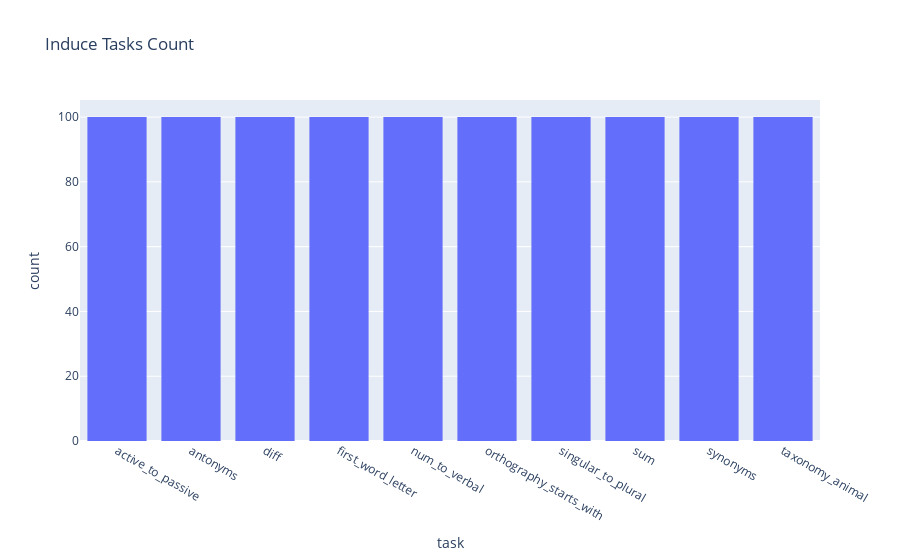

Write notebook code for a chart like this one.
### Code cell
fig = px.histogram(test, x="task", title="Induce Tasks Count")
fig.show()

### Figure 1 — Plotly figure (JSON) as saved in the notebook; plotly's stock layout.template omitted (floating-point values rounded to 4 significant figures; data arrays with more than 128 entries replaced by an {"elided": "..."} marker saying what was removed)
{"data": [{"alignmentgroup": "True", "bingroup": "x", "hovertemplate": "task=%{x}<br>count=%{y}<extra></extra>", "legendgroup": "", "marker": {"color": "#636efa", "pattern": {"shape": ""}}, "name": "", "offsetgroup": "", "orientation": "v", "showlegend": false, "type": "histogram", "x": {"elided": "1000 str values"}, "xaxis": "x", "yaxis": "y"}], "layout": {"barmode": "relative", "legend": {"tracegroupgap": 0}, "title": {"text": "Induce Tasks Count"}, "xaxis": {"anchor": "y", "domain": [0, 1], "title": {"text": "task"}}, "yaxis": {"anchor": "x", "domain": [0, 1], "title": {"text": "count"}}}}
